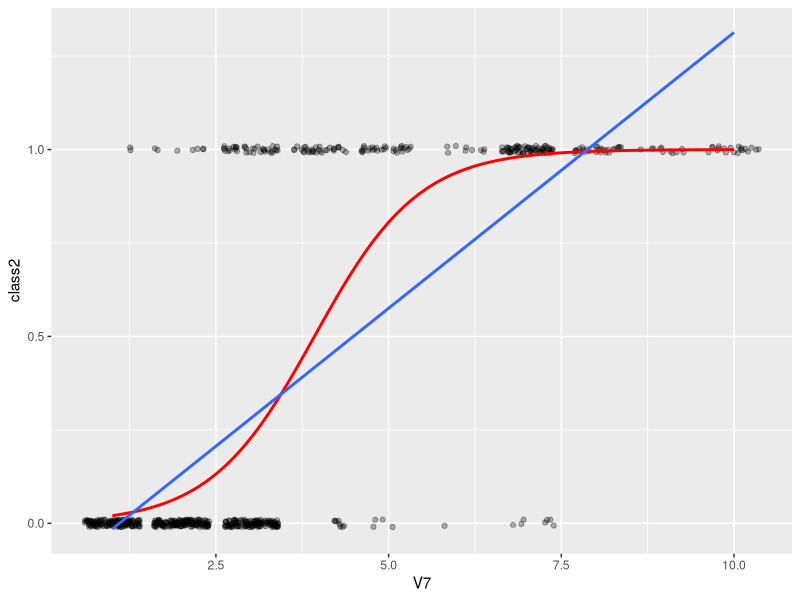

The R source for this figure:
## ---- chunk 1
library(MASS)
library(car)
library(tidyverse)
data(biopsy)
## ---- chunk 2
#We'll make a numeric version of class for plotting purposes
biopsy<-
  biopsy %>%
  mutate(class2 = ifelse(class == "benign", 0, 1))

ggplot(data = biopsy, aes(x = V7, y = class2)) +
  geom_jitter(height = .01, alpha = .3) +
  geom_smooth(method = "glm", method.args = list(family = "binomial"),
              formula = y~x, se = F, color = "red") +
  geom_smooth(method = "lm", se=F)
## ---- chunk 3
tumor.glm <- glm(class ~ V1 + V3 + V4 + V5 + V6 + V7 + V8 + V9, data = biopsy,
                 family = "binomial")
## ---- chunk 4
exp(coef(tumor.glm))
